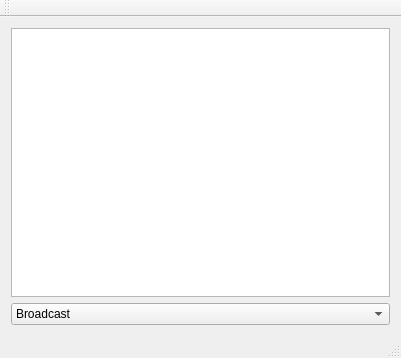
<?xml version="1.0" encoding="UTF-8"?>
<ui version="4.0">
 <class>MainWindow</class>
 <widget class="QMainWindow" name="MainWindow">
  <property name="geometry">
   <rect>
    <x>0</x>
    <y>0</y>
    <width>401</width>
    <height>358</height>
   </rect>
  </property>
  <property name="windowTitle">
   <string>QTCPServer</string>
  </property>
  <property name="styleSheet">
   <string notr="true"/>
  </property>
  <widget class="QWidget" name="centralWidget">
   <layout class="QGridLayout" name="gridLayout">
    <item row="0" column="0">
     <widget class="QTextBrowser" name="textBrowser_receivedMessages">
      <property name="styleSheet">
       <string notr="true"/>
      </property>
     </widget>
    </item>
    <item row="1" column="0">
     <layout class="QGridLayout" name="gridLayout_2">
      <item row="0" column="0" colspan="2">
       <layout class="QHBoxLayout" name="horizontalLayout">
        <item>
         <widget class="QComboBox" name="comboBox_receiver">
          <property name="minimumSize">
           <size>
            <width>110</width>
            <height>0</height>
           </size>
          </property>
          <item>
           <property name="text">
            <string>Broadcast</string>
           </property>
          </item>
         </widget>
        </item>
       </layout>
      </item>
     </layout>
    </item>
   </layout>
  </widget>
  <widget class="QMenuBar" name="menuBar">
   <property name="geometry">
    <rect>
     <x>0</x>
     <y>0</y>
     <width>401</width>
     <height>21</height>
    </rect>
   </property>
  </widget>
  <widget class="QToolBar" name="mainToolBar">
   <attribute name="toolBarArea">
    <enum>TopToolBarArea</enum>
   </attribute>
   <attribute name="toolBarBreak">
    <bool>false</bool>
   </attribute>
  </widget>
  <widget class="QStatusBar" name="statusBar"/>
 </widget>
 <layoutdefault spacing="6" margin="11"/>
 <resources/>
 <connections/>
</ui>
